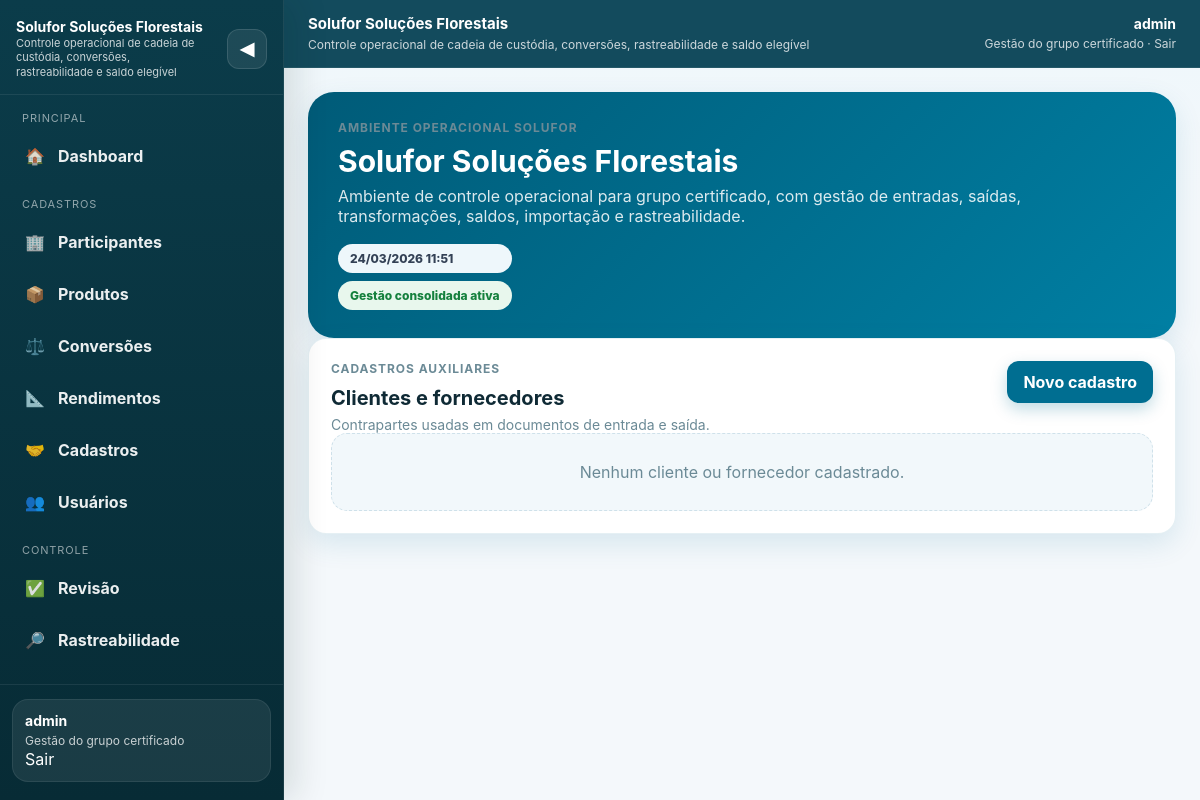
Before: /catalog/counterparties/ (signed in) with the older database file.
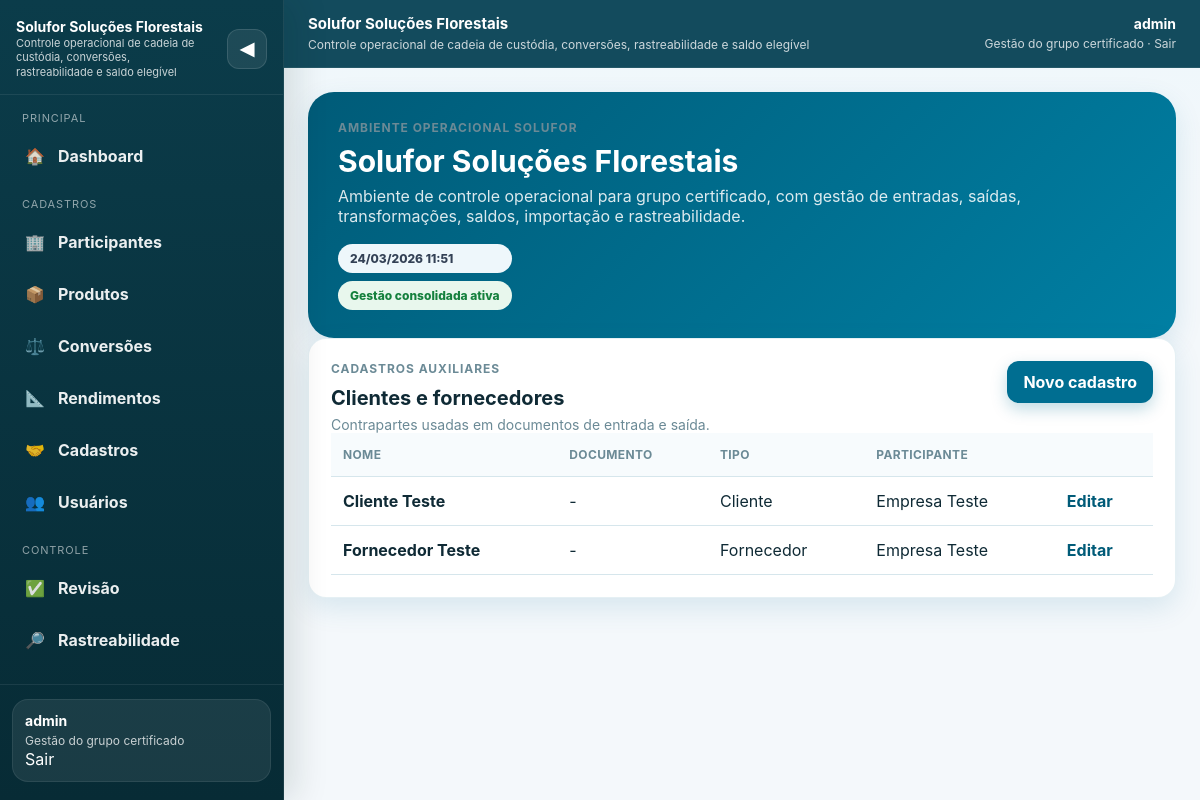
After: the same page with the newer database file.
### catalog/models.py (models this page shows, shortened)
class Counterparty(models.Model):
    TYPE_CHOICES = [
        ('supplier', 'Fornecedor'),
        ('customer', 'Cliente'),
        ('both', 'Ambos'),
    ]
    participant = models.ForeignKey(
        'participants.Participant', on_delete=models.CASCADE,
        null=True, blank=True, related_name='counterparties'
    )
    name = models.CharField('Nome', max_length=255)
    document_id = models.CharField('Documento', max_length=30, blank=True)
    type = models.CharField('Tipo', max_length=20, choices=TYPE_CHOICES, default='both')
    class Meta:
        ordering = ['name']

### participants/models.py (models this page shows)
class Participant(models.Model):
    STATUS_CHOICES = [
        ('active', 'Ativo'),
        ('inactive', 'Inativo'),
        ('suspended', 'Suspenso'),
    ]
    organization = models.ForeignKey(
        Organization,
        on_delete=models.PROTECT,
        null=True,
        blank=True,
        related_name='participants',
        verbose_name='Ambiente',
    )
    legal_name = models.CharField('Razão social', max_length=255)
    trade_name = models.CharField('Nome fantasia', max_length=255, blank=True)
    cnpj = models.CharField('CNPJ', max_length=18, unique=True)
    contact_name = models.CharField('Responsável', max_length=255, blank=True)
    contact_email = models.EmailField('E-mail', blank=True)
    contact_phone = models.CharField('Telefone', max_length=30, blank=True)
    status = models.CharField(max_length=20, choices=STATUS_CHOICES, default='active')
    created_at = models.DateTimeField(auto_now_add=True)
    updated_at = models.DateTimeField(auto_now=True)
    class Meta:
        ordering = ['trade_name', 'legal_name']
    def __str__(self):
        return self.trade_name or self.legal_name

### catalog/views.py (the view)
# urls.py: path('counterparties/', CounterpartyListView.as_view(), name='counterparty_list'),
class CounterpartyListView(ManagerRequiredMixin, ListView):
    model = Counterparty
    template_name = 'catalog/counterparty_list.html'
    context_object_name = 'counterparties'
    queryset = Counterparty.objects.select_related('participant').order_by('name')

### accounts/models.py (called while the page is built)
    @property
    def is_manager(self):
        return self.role == 'manager' or self.is_superuser

    @property
    def is_auditor(self):
        return self.role == 'auditor'

    @property
    def is_participant_user(self):
        return self.role == 'participant'

### catalog/views.py (called while the page is built)
    def test_func(self):
        return self.request.user.is_manager

### templates/catalog/counterparty_list.html
{% extends "base.html" %}
{% block content %}
<div class="card"><div class="listing-head"><div><div class="kicker">Cadastros auxiliares</div><h2 class="card-title">Clientes e fornecedores</h2><p class="card-subtitle">Contrapartes usadas em documentos de entrada e saída.</p></div><a class="btn" href="/catalog/counterparties/new/">Novo cadastro</a></div>
{% if counterparties %}<div class="table-wrap"><table><tr><th>Nome</th><th>Documento</th><th>Tipo</th><th>Participante</th><th></th></tr>{% for c in counterparties %}<tr><td><strong>{{ c.name }}</strong></td><td>{{ c.document_id|default:'-' }}</td><td>{{ c.get_type_display }}</td><td>{{ c.participant|default:'-' }}</td><td><a class="inline-link" href="/catalog/counterparties/{{ c.id }}/edit/">Editar</a></td></tr>{% endfor %}</table></div>{% else %}<div class="empty-state">Nenhum cliente ou fornecedor cadastrado.</div>{% endif %}
</div>
{% endblock %}

Changed rows visible on the page:
added Counterparty: name "Cliente Teste", document_id "-", type "Cliente", participant "Empresa Teste"
added Counterparty: name "Fornecedor Teste", document_id "-", type "Fornecedor", participant "Empresa Teste"
Other visible differences:
text no longer shown: "Nenhum cliente ou fornecedor cadastrado."
text now shown: "NOME DOCUMENTO TIPO PARTICIPANTE"
